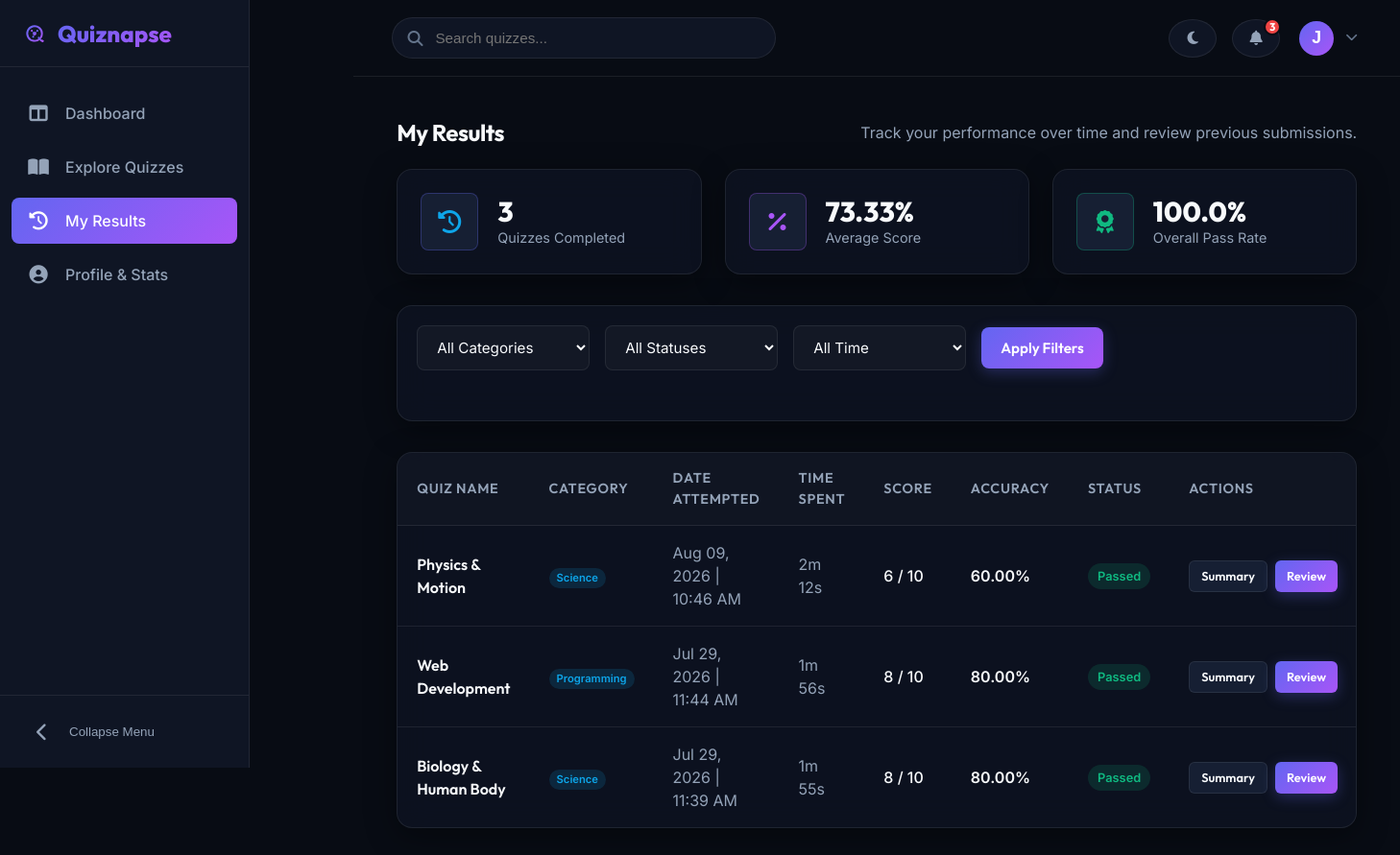
Screenshot of /my-results/ (signed in) with the database file from the repository.
### quizzes/models.py (models this page shows, shortened)
class QuizAttempt(models.Model):
    STATUS_CHOICES = [
        ('Passed', 'Passed'),
        ('Failed', 'Failed'),
    ]
    user = models.ForeignKey(User, on_delete=models.CASCADE, related_name='attempts')
    quiz = models.ForeignKey(Quiz, on_delete=models.CASCADE, related_name='attempts')
    score = models.PositiveIntegerField(default=0, help_text="Number of correct answers")
    percentage = models.DecimalField(max_digits=5, decimal_places=2, default=0.0)
    started_at = models.DateTimeField(auto_now_add=True)
    completed_at = models.DateTimeField(blank=True, null=True)
    time_taken = models.PositiveIntegerField(blank=True, null=True, help_text="Time taken in seconds")
    status = models.CharField(max_length=10, choices=STATUS_CHOICES, default='Failed')
    @property
    def time_taken_formatted(self):
        if self.time_taken is None:
            return "0s"
        minutes = self.time_taken // 60
        seconds = self.time_taken % 60
        if minutes > 0:
            return f"{minutes}m {seconds}s"
        return f"{seconds}s"
    class Meta:
        ordering = ['-started_at']

class Quiz(models.Model):
    CATEGORY_CHOICES = [
        ('Programming', 'Programming'),
        ('Science', 'Science'),
        ('Mathematics', 'Mathematics'),
        ('General Knowledge', 'General Knowledge'),
        ('Aptitude', 'Aptitude'),
        ('History', 'History'),
        ('Literature', 'Literature'),
        ('Sports', 'Sports'),
    ]
    DIFFICULTY_CHOICES = [
        ('Easy', 'Easy'),
        ('Medium', 'Medium'),
        ('Hard', 'Hard'),
    ]
    title = models.CharField(max_length=255)
    description = models.TextField()
    category = models.CharField(max_length=100, choices=CATEGORY_CHOICES)
    difficulty = models.CharField(max_length=20, choices=DIFFICULTY_CHOICES)
    time_limit = models.PositiveIntegerField(help_text="Time limit in minutes")
    pass_mark = models.PositiveIntegerField(default=50, help_text="Minimum percentage required to pass (e.g. 50)")
    is_published = models.BooleanField(default=False)
    created_at = models.DateTimeField(auto_now_add=True)
    class Meta:
        verbose_name_plural = "Quizzes"
        ordering = ['-created_at']

### quizzes/views.py (the view)
# urls.py: path('my-results/', views.my_results, name='my_results'),
@login_required
def my_results(request):
    category_filter = request.GET.get('category', '')
    status_filter = request.GET.get('status', '')
    date_filter = request.GET.get('date', '')
    attempts = QuizAttempt.objects.filter(user=request.user, completed_at__isnull=False)
    if category_filter:
        attempts = attempts.filter(quiz__category=category_filter)
    if status_filter:
        attempts = attempts.filter(status=status_filter)
    if date_filter == 'today':
        attempts = attempts.filter(completed_at__date=timezone.now().date())
    elif date_filter == 'week':
        attempts = attempts.filter(completed_at__gte=timezone.now() - timezone.timedelta(days=7))
    elif date_filter == 'month':
        attempts = attempts.filter(completed_at__gte=timezone.now() - timezone.timedelta(days=30))
    categories = [choice[0] for choice in Quiz.CATEGORY_CHOICES]
    total_completed = attempts.count()
    total_passed = attempts.filter(status='Passed').count()
    avg_score = attempts.aggregate(Avg('percentage'))['percentage__avg']
    avg_score = round(avg_score, 2) if avg_score is not None else 0.0
    context = {
        'attempts': attempts,
        'categories': categories,
        'category_filter': category_filter,
        'status_filter': status_filter,
        'date_filter': date_filter,
        'stats': {
            'total_completed': total_completed,
            'total_passed': total_passed,
            'avg_score': avg_score,
            'pass_rate': round((total_passed / total_completed * 100), 2) if total_completed > 0 else 0.0
        }
    }
    return render(request, 'quizzes/my_results.html', context)

### quizzes/templates/quizzes/my_results.html (shortened to what this page needs)
{% extends 'quizzes/base.html' %}
{% load static %}
{% block content %}
<div class="history-wrapper" style="max-width: 1000px; margin: 0 auto; padding-bottom: 40px;">
    <div class="section-header">
        <h1 class="section-title">My Results</h1>
        <p style="color: var(--text-secondary);">Track your performance over time and review previous submissions.</p>
    </div>
    <div class="metrics-grid">
        <div class="glass-card metric-card">
            <div class="metric-icon"><i class="fas fa-history" style="color: var(--info);"></i></div>
            <div class="metric-info">
                <div class="metric-value">{{ stats.total_completed }}</div>
                <div class="metric-label">Quizzes Completed</div>
            </div>
        </div>
        <div class="glass-card metric-card">
            <div class="metric-icon"><i class="fas fa-percentage" style="color: var(--accent-secondary);"></i></div>
            <div class="metric-info">
                <div class="metric-value">{{ stats.avg_score }}%</div>
                <div class="metric-label">Average Score</div>
            </div>
        </div>
        <div class="glass-card metric-card">
            <div class="metric-icon"><i class="fas fa-award" style="color: var(--success);"></i></div>
            <div class="metric-info">
                <div class="metric-value">{{ stats.pass_rate }}%</div>
                <div class="metric-label">Overall Pass Rate</div>
            </div>
        </div>
    </div>
    <div class="glass-card" style="padding: 20px; margin-bottom: 32px; border-radius: var(--border-radius-md);">
        <form method="get" action="{% url 'my_results' %}" class="filters-bar">
            <select name="category" class="filter-dropdown">
                <option value="">All Categories</option>
            </select>
            <select name="status" class="filter-dropdown">
                <option value="">All Statuses</option>
            </select>
            <select name="date" class="filter-dropdown">
                <option value="">All Time</option>
            </select>
            <button type="submit" class="btn btn-primary" style="padding: 12px 20px;">
                Apply Filters
            </button>
        </form>
    </div>
    <div class="glass-card" style="padding: 0; overflow: hidden;">
        <div class="table-container">
            {% if attempts %}
                <table class="quiz-table">
                    <thead>
                        <tr>
                            <th>Quiz Name</th>
                            <th>Category</th>
                            <th>Date Attempted</th>
                            <th>Time Spent</th>
                            <th>Score</th>
                            <th>Accuracy</th>
                            <th>Status</th>
                            <th>Actions</th>
                        </tr>
                    </thead>
                    <tbody>
                        {% for attempt in attempts %}
                            <tr>
                                <td style="font-weight: 600; font-family: 'Outfit', sans-serif;">{{ attempt.quiz.title }}</td>
                                <td>
                                    <span class="badge badge-info" style="font-size: 0.7rem; padding: 2px 8px;">
                                        {{ attempt.quiz.category }}
                                    </span>
                                </td>
                                <td style="color: var(--text-secondary);">{{ attempt.completed_at|date:"M d, Y | h:i A" }}</td>
                                <td style="color: var(--text-secondary);">{{ attempt.time_taken_formatted }}</td>
                                <td style="font-weight: 500;">{{ attempt.score }} / {{ attempt.quiz.questions.count }}</td>
                                <td style="font-weight: 600;">{{ attempt.percentage }}%</td>
                                <td>
                                    <span class="badge {% if attempt.status == 'Passed' %}badge-success{% else %}badge-danger{% endif %}">
                                        {{ attempt.status }}
                                    </span>
                                </td>
                                <td>
                                    <div style="display: flex; gap: 8px;">
                                        <a href="{% url 'quiz_result' attempt.id %}" class="btn btn-secondary" style="padding: 6px 12px; font-size: 0.8rem; border-radius: 6px;">
                                            Summary
                                        </a>
                                        <a href="{% url 'quiz_review' attempt.id %}" class="btn btn-primary" style="padding: 6px 12px; font-size: 0.8rem; border-radius: 6px;">
                                            Review
                                        </a>
                                    </div>
                                </td>
                            </tr>
                        {% endfor %}
                    </tbody>
                </table>
            {% endif %}
        </div>
    </div>
</div>
{% endblock %}

### quizzes/templates/quizzes/base.html (shortened to what this page needs)
{% load static %}
<!DOCTYPE html>
<html lang="en">
<head>
    <link rel="stylesheet" href="https://cdnjs.cloudflare.com/ajax/libs/font-awesome/6.4.0/css/all.min.css">
    <link rel="stylesheet" href="{% static 'css/base.css' %}?v=3">
    <link rel="stylesheet" href="{% static 'css/dashboard.css' %}">
    <link rel="stylesheet" href="{% static 'css/quiz.css' %}">
</head>
<body>
    <div class="layout-wrapper">
        {% if user.is_authenticated %}
            <aside id="sidebar" class="sidebar">
                <a href="{% url 'dashboard' %}" class="sidebar-brand" style="display: flex; align-items: center; gap: 12px; text-decoration: none;">
                    {% include 'quizzes/includes/logo.html' with size='24' id='sidebar' %}
                    <span class="sidebar-logo sidebar-logo-text">Quiznapse</span>
                </a>
                <ul class="sidebar-menu">
                    <li class="sidebar-menu-item {% if request.resolver_match.url_name == 'dashboard' %}active{% endif %}">
                        <a href="{% url 'dashboard' %}">
                            <span class="sidebar-icon"><i class="fas fa-columns"></i></span>
                            <span>Dashboard</span>
                        </a>
                    </li>
                    <li class="sidebar-menu-item {% if request.resolver_match.url_name == 'quiz_list' or request.resolver_match.url_name == 'quiz_detail' or request.resolver_match.url_name == 'quiz_attempt' %}active{% endif %}">
                        <a href="{% url 'quiz_list' %}">
                            <span class="sidebar-icon"><i class="fas fa-book-open"></i></span>
                            <span>Explore Quizzes</span>
                        </a>
                    </li>
                    <li class="sidebar-menu-item {% if request.resolver_match.url_name == 'my_results' %}active{% endif %}">
                        <a href="{% url 'my_results' %}">
                            <span class="sidebar-icon"><i class="fas fa-history"></i></span>
                            <span>My Results</span>
                        </a>
                    </li>
                    <li class="sidebar-menu-item {% if request.resolver_match.url_name == 'profile' %}active{% endif %}">
                        <a href="{% url 'profile' %}">
                            <span class="sidebar-icon"><i class="fas fa-user-circle"></i></span>
                            <span>Profile & Stats</span>
                        </a>
                    </li>
                </ul>
                <div class="sidebar-footer">
                    <button id="sidebar-toggle" class="sidebar-footer-btn" style="border: none; background: transparent; display: flex; align-items: center; justify-content: flex-start; cursor: pointer; padding: 12px 16px;">
                        <span class="sidebar-icon"><i class="fas fa-chevron-left"></i></span>
                        <span>Collapse Menu</span>
                    </button>
                </div>
            </aside>
            <header class="mobile-header">
                <button id="mobile-toggle" class="mobile-toggle">
                </button>
                <a href="{% url 'dashboard' %}" class="mobile-brand" style="display: flex; align-items: center; gap: 8px; text-decoration: none;">
                    <span>Quiznapse</span>
                </a>
                <button id="mobile-theme-toggle" class="mobile-toggle" style="background: transparent; border: none; font-size: 1.2rem;">
                </button>
            </header>
        {% endif %}
        <main class="main-content {% if not user.is_authenticated %}public-content{% endif %}">
            {% if user.is_authenticated %}
                <header class="top-header">
                    <form action="{% url 'quiz_list' %}" method="get" class="header-search">
                        <i class="fas fa-search search-icon"></i>
                        <input type="text" name="search" placeholder="Search quizzes..." class="search-input" value="{{ request.GET.search }}">
                    </form>
                    <div class="header-actions">
                        <button id="theme-toggle" class="btn btn-icon theme-toggle-btn">
                            <i class="fas fa-moon"></i>
                        </button>
                        <div class="dropdown-container">
                            <button class="btn btn-icon dropdown-trigger" id="notification-btn">
                                <i class="fas fa-bell"></i>
                                <span class="notification-badge">3</span>
                            </button>
                        </div>
                        <div class="dropdown-container">
                            <button class="profile-trigger dropdown-trigger" id="profile-btn">
                                <div class="avatar">{{ user.username|make_list|first|upper }}</div>
                                <i class="fas fa-chevron-down profile-chevron"></i>
                            </button>
                        </div>
                    </div>
                </header>
            {% endif %}
            <div class="content-container">
                {% block content %}{% endblock %}
            </div>
        </main>
    </div>
</body>
</html>

### rows the page displays
QuizAttempt: quiz "Physics & Motion", quiz.category "Science", completed_at|h "Aug 09, 2026 | 10:46 AM", time_taken_formatted "2m 12s", score "6", quiz.questions.count "10", percentage "60.00", status "Passed"
QuizAttempt: quiz "Web Development", quiz.category "Programming", completed_at|h "Jul 29, 2026 | 11:44 AM", time_taken_formatted "1m 56s", score "8", quiz.questions.count "10", percentage "80.00", status "Passed"
QuizAttempt: quiz "Biology & Human Body", quiz.category "Science", completed_at|h "Jul 29, 2026 | 11:39 AM", time_taken_formatted "1m 55s", score "8", quiz.questions.count "10", percentage "80.00", status "Passed"

### other values shown
{{ user.username|make_list|first|upper }} "J"
{{ stats.total_completed }} "3"
{{ stats.avg_score }} "73.33"
{{ stats.pass_rate }} "100.0"
